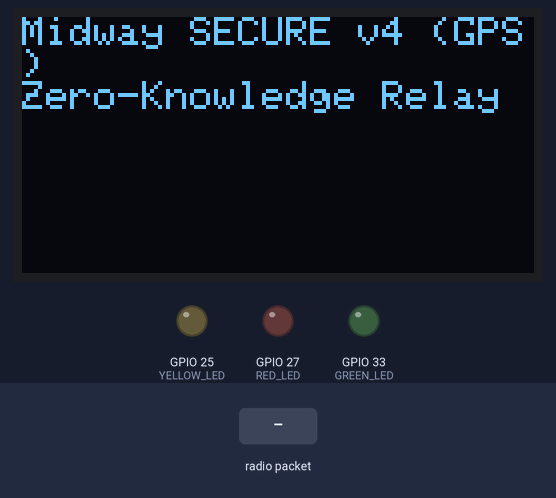
A sketch run on a simulated ESP32. On the bench: 128×64 one-colour display, output pins drawn as LEDs (lit = HIGH). The test bench sets the inputs (shaded band). WiFi joins after 1.5 s; servers stay silent unless stated; uploads are accepted with an empty reply; no radio packets arrive unless stated; what the sketch prints to the serial monitor is not drawn.

Above: at 1.1 s.
At 5.8 s:
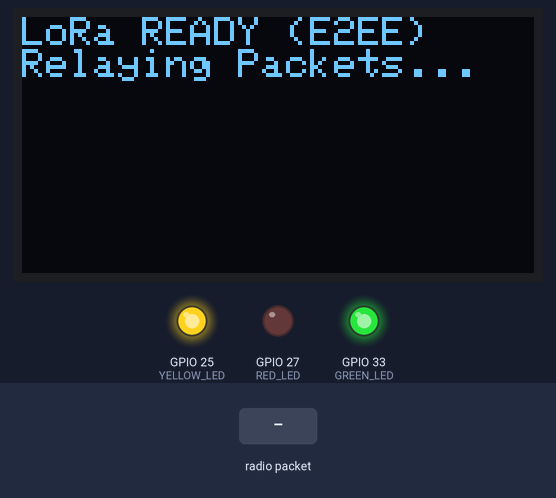
5.9 s: radio packet "," arrives
At 7.2 s:
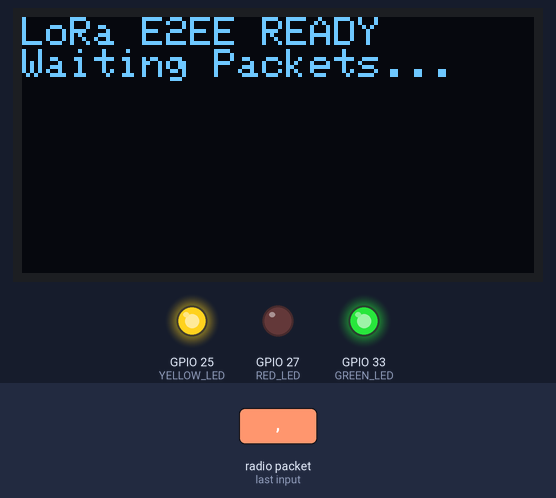
7.6 s: radio packet "}" arrives
At 7.73 s:
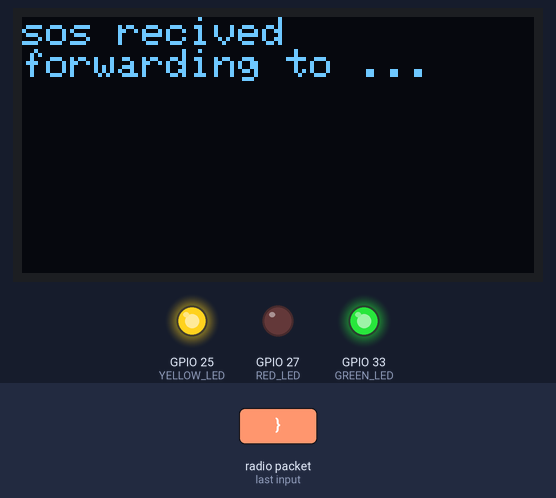
9.1 s: radio packet "5" arrives
Timing chart, 0 to 12.1 s (numbered marks = the images above; inputs shaded):
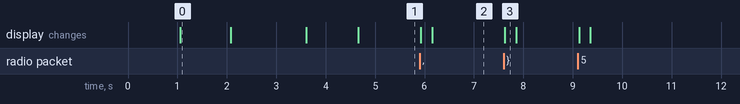

The sketch:

midway_gps.ino
```cpp
#include "mbedtls/base64.h"
#include <Adafruit_GFX.h>
#include <Adafruit_SSD1306.h>
#include <HTTPClient.h>
#include <WiFiClientSecure.h>
#include <LoRa.h>
#include <SPI.h>
#include <WiFi.h>
#include <Wire.h>

// ================= WIFI =================
const char *ssid = "Veer";
const char *password = "veer1708";

// Backend SECURE endpoint (Railway Production)
const char *backendURL = "https://lifeline-production-1041.up.railway.app/api/v1/telemetry/secure";
const char *deviceApiKey = "antigravity_secret_123";


// ================= LoRa Pins =================
#define LORA_SS 5
#define LORA_RST 14
#define LORA_DIO0 26

// ================= OLED =================
#define OLED_SDA 4
#define OLED_SCL 15
#define SCREEN_WIDTH 128
#define SCREEN_HEIGHT 64
Adafruit_SSD1306 display(SCREEN_WIDTH, SCREEN_HEIGHT, &Wire, -1);

// ================= Traffic LEDs =================
#define RED_LED 27
#define YELLOW_LED 25
#define GREEN_LED 33

// =================================================

void connectWiFi() {
  WiFi.begin(ssid, password);

  Serial.print("Connecting WiFi");
  display.clearDisplay();
  display.setCursor(0, 0);
  display.println("Connecting WiFi");
  display.display();

  while (WiFi.status() != WL_CONNECTED) {
    delay(500);
    Serial.print(".");
  }

  Serial.println("\nWiFi Connected");
  Serial.println(WiFi.localIP());

  display.clearDisplay();
  display.setCursor(0, 0);
  display.println("WiFi Connected");
  display.println(WiFi.localIP());
  display.display();
  delay(1000);
}

// =================================================

void setup() {
  Serial.begin(115200);
  delay(1000);

  Wire.begin(OLED_SDA, OLED_SCL);

  if (!display.begin(SSD1306_SWITCHCAPVCC, 0x3C)) {
    Serial.println("OLED INIT FAILED");
    while (1);
  }

  display.clearDisplay();
  display.setTextColor(WHITE);
  display.setTextSize(1);
  display.setCursor(0, 0);
  display.println("Midway SECURE v4 (GPS)");
  display.println("Zero-Knowledge Relay");
  display.display();
  delay(1000);

  pinMode(RED_LED, OUTPUT);
  pinMode(YELLOW_LED, OUTPUT);
  pinMode(GREEN_LED, OUTPUT);

  digitalWrite(RED_LED, LOW);
  digitalWrite(YELLOW_LED, LOW);
  digitalWrite(GREEN_LED, LOW);

  connectWiFi();

  SPI.begin(18, 19, 23);
  LoRa.setPins(LORA_SS, LORA_RST, LORA_DIO0);

  if (!LoRa.begin(433E6)) {
    Serial.println("LoRa INIT FAILED");
    display.clearDisplay();
    display.setCursor(0, 0);
    display.println("LoRa FAILED");
    display.display();
    while (1);
  }

  LoRa.setSyncWord(0x34);
  LoRa.setSpreadingFactor(7);
  LoRa.enableCrc();

  digitalWrite(YELLOW_LED, HIGH);
  digitalWrite(GREEN_LED, HIGH);

  display.clearDisplay();
  display.setCursor(0, 0);
  display.println("LoRa READY (E2EE)");
  display.println("Relaying Packets...");
  display.display();

  Serial.println("System Ready - Forwarding Data using E2EE");
}

float parseCoordinate(String response, String key) {
  int keyIndex = response.indexOf("\"" + key + "\":");
  if (keyIndex > 0) {
    int valStart = keyIndex + key.length() + 3;
    int valEnd = response.indexOf(",", valStart);
    if (valEnd == -1) valEnd = response.indexOf("}", valStart);
    if (valEnd > valStart) {
      return response.substring(valStart, valEnd).toFloat();
    }
  }
  return 0.0;
}

void loop() {
  int packetSize = LoRa.parsePacket();

  if (packetSize) {
    uint8_t buffer[256];
    int len = 0;
    while (LoRa.available() && len < 256) {
      buffer[len++] = (uint8_t)LoRa.read();
    }

    size_t out_len;
    unsigned char b64_output[512];
    memset(b64_output, 0, sizeof(b64_output));

    mbedtls_base64_encode(b64_output, sizeof(b64_output), &out_len, buffer, len);

    String securePayload = "{\"encrypted_data\":\"" + String((char *)b64_output) + "\"}";
    Serial.print("Forwarding payload to backend: ");
    Serial.println(securePayload);

    display.clearDisplay();
    display.setCursor(0, 0);
    display.println("sos recived");
    display.println("forwarding to ...");
    display.display();

    if (WiFi.status() == WL_CONNECTED) {
      WiFiClientSecure client;
      client.setInsecure();
      HTTPClient http;
      http.begin(client, backendURL);
      http.addHeader("Content-Type", "application/json");
      http.addHeader("X-Device-Key", deviceApiKey);

      int httpResponseCode = http.POST(securePayload);
      if (httpResponseCode > 0) {
        String response = http.getString();
        Serial.println("Backend Response: " + response);

        if (response.indexOf("\"is_sos\": true") > 0 ||
            response.indexOf("\"is_sos\":true") > 0 ||
            response.indexOf("\"is_sos\": True") > 0) {

          float lat = parseCoordinate(response, "latitude");
          float lon = parseCoordinate(response, "longitude");

          display.clearDisplay();
          display.setTextSize(2);
          display.setCursor(0, 0);
          display.println("SOS ALERT!");

          display.setTextSize(1);
          display.setCursor(0, 25);
          if (lat != 0.0 && lon != 0.0) {
            display.print("Lat: "); display.println(lat, 5);
            display.print("Lon: "); display.println(lon, 5);
          } else {
            display.println("No GPS Data");
          }
          display.display();

          digitalWrite(GREEN_LED, LOW);

          for (int i = 0; i < 30; i++) {
            digitalWrite(RED_LED, HIGH);
            delay(50);
            digitalWrite(RED_LED, LOW);
            delay(50);
          }
          digitalWrite(GREEN_LED, HIGH);


        } else if (response.indexOf("\"is_checkpoint\": true") > 0 ||
                   response.indexOf("\"is_checkpoint\":true") > 0 ||
                   response.indexOf("\"is_checkpoint\": True") > 0) {
          display.clearDisplay();
          display.setCursor(0, 10);
          display.println("CHECKPOINT OK");
          display.display();
          delay(2000);
        }
      } else {
        Serial.print("HTTP Error: ");
        Serial.println(httpResponseCode);
      }
      http.end();
    } else {
      Serial.println("WiFi Disconnected!");
    }

    display.clearDisplay();
    display.setTextSize(1);
    display.setCursor(0, 0);
    display.println("LoRa E2EE READY");
    display.println("Waiting Packets...");
    display.display();
  }
}
```

Measured:
- after the input at 5.9 s, the display: first changes at once (image 2 shows a later state)
- after the input at 7.6 s, the display: changes at once (image 3)
- what the display in image 0 shows lasts 1.0 s, from 1.1 s to 2.1 s
